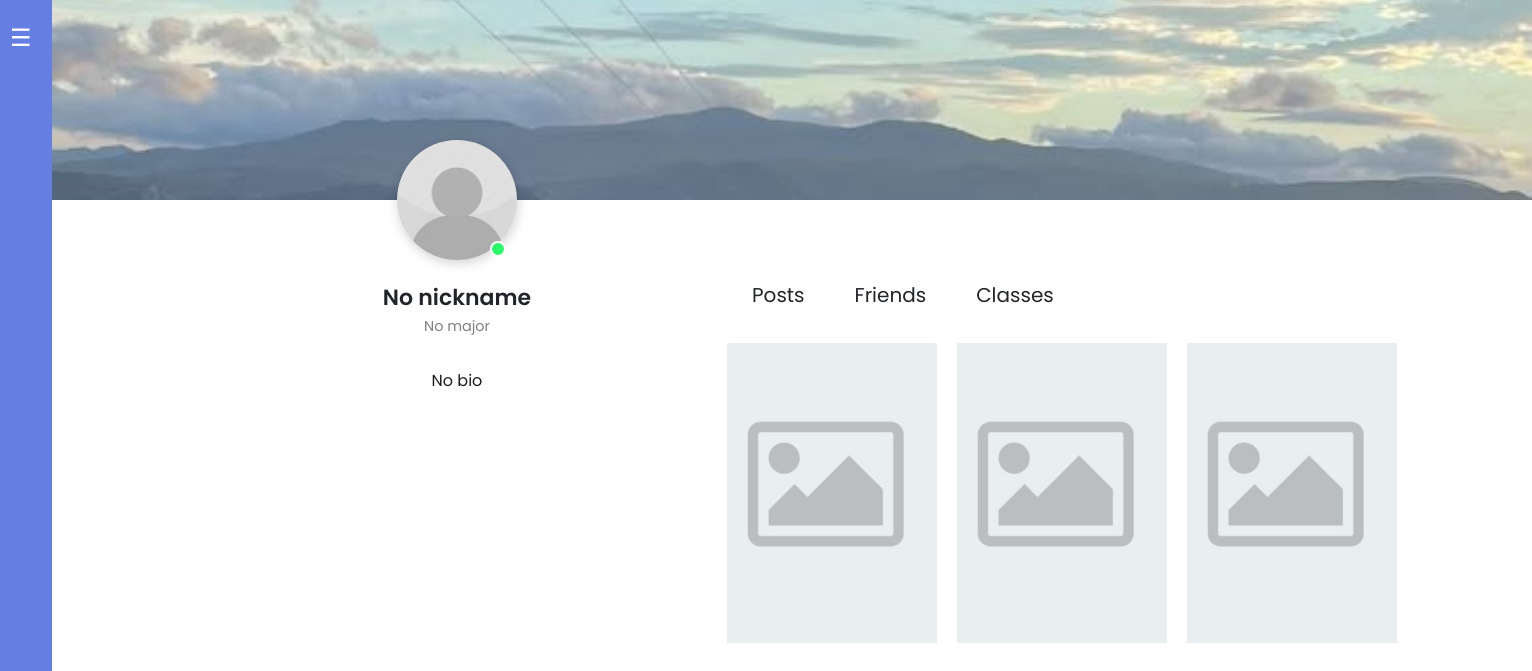
Before: /other_profile/JCWebb (signed in) with the older database file.
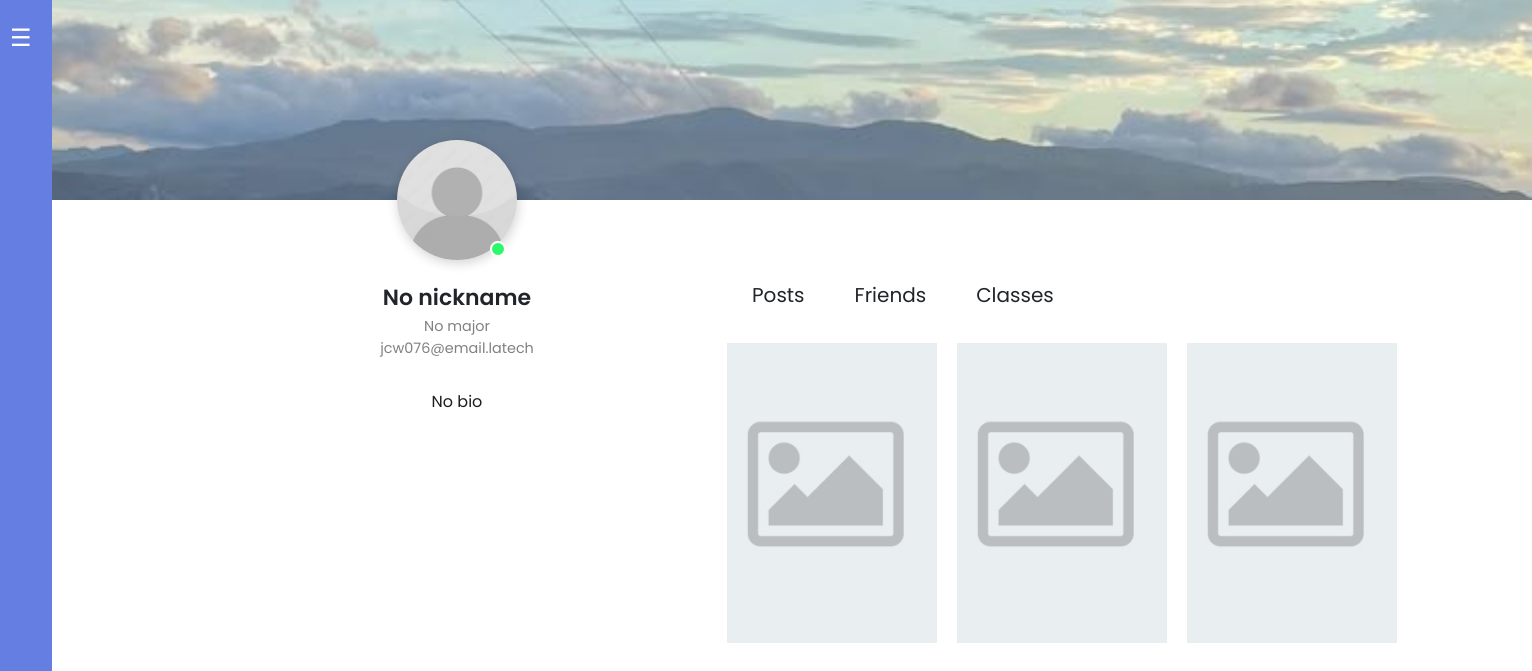
After: the same page with the newer database file.
### User_DB.py (models this page shows, shortened)
class User(db.Model, UserMixin):
    __tablename__ = 'users'  # Define the table name
    id = Column(Integer, primary_key=True, autoincrement=True)  # Auto-incrementing primary key
    username = Column(String(50), unique=True, nullable=False)  # Username field, must be unique
    email = Column(String(100), unique=True, nullable=False)  # Email field, must be unique
    password = Column(String(100), nullable=False)  # Password field
    bio = Column(String(100), nullable = True, server_default="About Me")
    nickname = Column(String(50), unique=False, nullable = True, server_default="nickname")  # Username field, must be unique
    is_teacher = Column(Boolean, unique=False, nullable = False)  # Username field, must be unique
    profile_picture = db.Column(db.String(100), nullable=True)  # Profile picture field
    friends = db.relationship(
     'User',
     secondary=friends_table,
     primaryjoin=id==friends_table.c.user_id,
     secondaryjoin=id==friends_table.c.friend_id,
     backref='added_by'
 )
    display_picture = db.Column(db.String(100), nullable=True)  # Display picture field
    major = db.Column(db.String(100), nullable=True)  # Major field
    photo1 = db.Column(db.String(150), nullable=True)
    photo2 = db.Column(db.String(150), nullable=True)
    photo3 = db.Column(db.String(150), nullable=True)

### app.py (the view)
@app.route("/other_profile/<username>", methods=['GET', 'POST'])
@login_required
def other_profile(username):
    user = get_user_by_username(db.session, username)
    form = SettingsForm()
    return render_template('other_profile.html', user = user, form=form)

### User_DB.py (called while the page is built)
def get_user_by_username(db_session, username: str):
    user_exists = db_session.query(User).filter(User.username == username).first()
    if Verbose:
        flash(f"User with username {username}: {user_exists}")
        if not user_exists:
            flash(f'No user "{username}" exists.')
    return user_exists

### main.py (called while the page is built)
@login_manager.user_loader
def load_user(user_id):
    return User.query.get(int(user_id))

### templates/other_profile.html (shortened to what this page needs)
<!DOCTYPE html>
<html lang="en">
<head>
    <link rel = "stylesheet" href = "../static/profile/other_profile.css">
    <link rel='stylesheet' href='https://cdnjs.cloudflare.com/ajax/libs/twitter-bootstrap/4.1.3/css/bootstrap.min.css'>
    <link rel='stylesheet' href='https://cdnjs.cloudflare.com/ajax/libs/font-awesome/5.12.1/css/all.min.css'>
    <link rel="stylesheet" href="https://cdnjs.cloudflare.com/ajax/libs/font-awesome/6.1.1/css/all.min.css"/>
<body>
  <div class="sidebar">
    <button id="toggleSidebar" class="toggle-btn">☰</button>
    <div style = "flex-grow: 1;"></div>
  </div>
    <div class="header__wrapper">
      <header></header>
      <div class="cols__container">
        <div class="left__col">
          <div class="img__container">
            {% if user.profile_picture %}
              <img src="{{ url_for('static', filename='/profile_pictures/' + user.profile_picture) }}" alt="Profile Picture">
            {% else %}
              <img src="{{ url_for('static', filename='/profile_pictures/def.jpg') }}" alt="Default Profile Picture">
            {% endif %}
          <span></span>
          </div>
          {%if user.nickname%}
          <h2>{{user.nickname}}</h2>
          {%else%}
          <h2> No nickname</h2>
          {%endif%}
          {%if user.major%}
          {{user.major}}
          {%else%}
          <p> No major</p>
          {%endif%}
          <p>{{user.email}}</p>
          <div class="content">
            <p>
                <br>
                {%if user.bio%}
                {{user.bio}}
                {%else%}
                <p> No bio</p>
                {%endif%}
            </p>
          </div>
        </div>
        <div class="right__col">
          <nav>
            <ul>
                <div class = "mytabs">
                    <label for="tabPosts">Posts</label>
                    <div class = 'tab'>
                      <div class="photos" >
                        {% if user.photo1 %}
                          <img src = "{{ url_for('static', filename='/profile_pictures/' + (user.photo1)) }}" alt = "Post 1" style="height:300px;">
                        {% else %}
                          <img src = "{{ url_for('static', filename='/profile_pictures/photodef.jpg') }}" alt = "Post 1" style="height:300px;">
                        {% endif %}
                        {% if user.photo2 %}
                          <img src = "{{ url_for('static', filename='/profile_pictures/' + (user.photo2)) }}" alt = "Post 2" style="height:300px;">
                        {% else %}
                          <img src = "{{ url_for('static', filename='/profile_pictures/photodef.jpg') }}" alt = "Post 2" style="height:300px;">
                        {% endif %}
                        {% if user.photo3 %}
                          <img src = "{{ url_for('static', filename='/profile_pictures/' + (user.photo3)) }}" alt = "Post 3" style="height:300px;">
                        {% else %}
                          <img src = "{{ url_for('static', filename='/profile_pictures/photodef.jpg') }}" alt = "Post 3" style="height:300px;">
                        {% endif %}
                      </div>
                    </div>
                    <label for="tabFriends">Friends</label>
                    <label for="tabAboutMe">Classes</label>
              </div>
            </ul>
          </nav>
        </div>
      </div>
    </div>
</body>
</html>

### static/profile/other_profile.css (style rules this page uses)
* { margin: 0; padding: 0; box-sizing: border-box; font-family: 'Poppins', sans-serif; }
body { font-family: 'Poppins', sans-serif; background: white; color: #3a3a3a; display: flex; min-height: 100vh; }
.sidebar { width: 60px; background-color: #647fe1; color: white; padding: 20px 10px; display: flex; flex-direction: column; gap: 15px; transition: width 0.3s ease; }
.toggle-btn { background: none; border: none; color: white; font-size: 1.5rem; cursor: pointer; margin-bottom: 20px; align-self: flex-start; }
ul { list-style-type: none; margin: 0; padding: 0; display: flex; align-items: center; }
.header__wrapper header { width: 1480px; margin:0; padding:0; background: url("../images/clouds.jpg") no-repeat 100% 60% / cover; height:200px; }
.header__wrapper .cols__container .left__col { padding: 25px 20px; text-align: center; position: relative; }
.header__wrapper .cols__container .left__col .img__container { position: absolute; top: -60px; left: 50%; transform: translatex(-50%); }
.header__wrapper .cols__container .left__col .img__container img { width: 120px; height: 120px; object-fit: cover; border-radius: 50%; display: block; box-shadow: 1px 3px 12px rgba(0, 0, 0, 0.18); }
.header__wrapper .cols__container .left__col .img__container span { position: absolute; background: #2afa6a; width: 16px; height: 16px; border-radius: 50%; bottom: 3px; right: 11px; border: 2px solid #fff; }
.header__wrapper .cols__container .left__col h2 { margin-top: 60px; font-weight: 600; font-size: 22px; margin-bottom: 5px; }
.header__wrapper .cols__container .left__col p { font-size: 0.9rem; color: #818181; margin: 0; }
.header__wrapper .cols__container .content p { font-size: 1rem; color: #1d1d1d; line-height: 1.8em; }
.header__wrapper .cols__container .right__col nav { display: flex; align-items: center; padding: 30px 0; justify-content: space-between; flex-direction: column; }
.header__wrapper .cols__container .right__col nav ul { display: flex; gap: 20px; flex-direction: column; }
.header__wrapper .cols__container .right__col .photos { display: grid; grid-template-columns: repeat(auto-fill, minmax(190px, 1fr)); gap: 20px; margin-right: 80px; }
.header__wrapper .cols__container .right__col .photos img { max-width: 100%; display: block; height: 100%; object-fit: cover; }
@media (min-width: 868px) { .header__wrapper .cols__container { max-width: 1250px; margin-left: 200px; width: 90%; justify-content: space-between; display: grid; grid-template-columns: 1fr 2fr; gap: 50px; } }
@media (min-width: 868px) { .header__wrapper .cols__container .left__col { padding: 25px 0px; } }
@media (min-width: 868px) { .header__wrapper .cols__container .right__col .mytabs .tab { height: 365px; overflow: auto; padding: 0 0 30px; } }
@media (min-width: 1017px) { .header__wrapper .cols__container .left__col { margin: 0; margin-left:10px; } }
@media (min-width: 1017px) { .header__wrapper .cols__container .right__col nav { flex-direction: row; } }
.mytabs { display:flex; flex-wrap: wrap; max-width: 800px; margin: 0px auto; padding: 25px }
.mytabs label { padding: 25px; font-size: 20px; }
.mytabs .tab { order:2; padding: 20px; width: 100%; display:none; }
.mytabs input[type='radio']:checked + label + .tab { display: block; }
.mytabs input[type='radio']:checked + label { background: fixed; }

Changed rows visible on the page:
added User: email "jcw076@email.latech"
